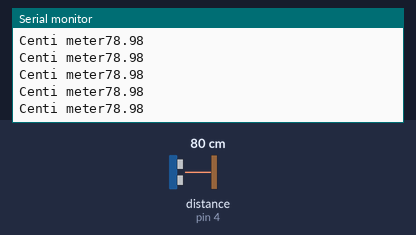
Recording of a sketch running on a simulated Arduino Uno, built with avr-gcc and run on an emulated ATmega328P. On the bench: the last lines printed to the serial monitor. Wiring (inferred from the names in the program): ultrasonic range finder: trigger pin 6; echo pin 4. Inputs (shaded band) come from the test bench; at power-on: distance to the obstacle (sensor on pin 4) 80 cm. The echo pulse lasts 58.3 µs per cm.

Above: at 1.2 s.
1.3 s: distance to the obstacle (sensor on pin 4) set to 2 cm
At 2.2 s:
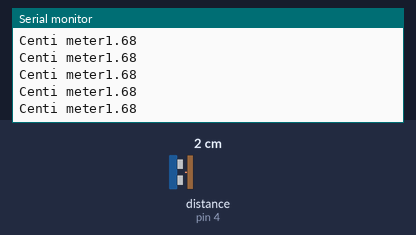
4.3 s: distance to the obstacle (sensor on pin 4) set to 120 cm
At 4.9 s:
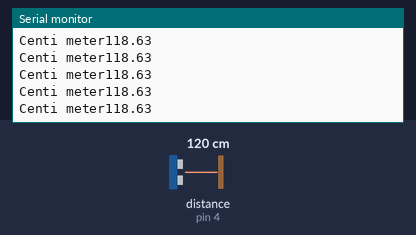
7.3 s: distance to the obstacle (sensor on pin 4) set to 18 cm
At 7.9 s:
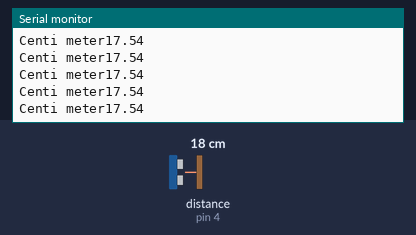
10.3 s: distance to the obstacle (sensor on pin 4) set to 4 cm
At 11.3 s:
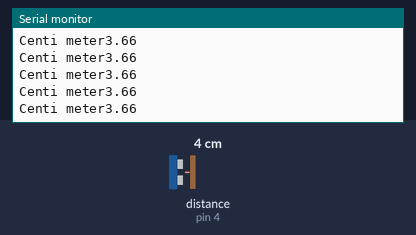
Timing chart, 0 to 13.3 s (numbered marks = the images above; inputs shaded):
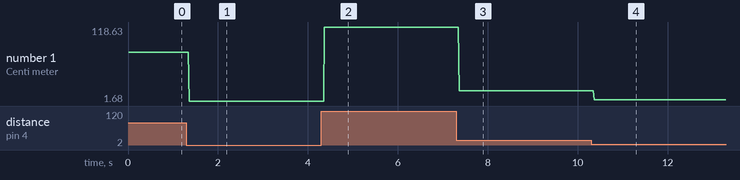

The sketch:

ultrasonic_sensor1__1_.ino
```cpp
void setup()
{
  Serial.begin(9600);
  pinMode(6,OUTPUT); // Set Trigger pin to 6 As Output
  pinMode(4,INPUT); // set Echo pin to 4 as Input
}
void loop()
{
  digitalWrite(6,LOW);
  delayMicroseconds(2);
  digitalWrite(6,HIGH);
  delayMicroseconds(10);
  digitalWrite(6,LOW);
  long duration= pulseIn(4,HIGH);
  float distance = 0.034* duration / 2;
  Serial.println(distance);
  Serial.print("Centi meter");
}
```

Measured:
- after the input at 1.3 s, the serial monitor: prints a new line after 0.06 s (image 1)
- after the input at 4.3 s, the serial monitor: prints a new line after 0.07 s (image 2)
- after the input at 7.3 s, the serial monitor: prints a new line after 0.07 s (image 3)
- after the input at 10.3 s, the serial monitor: prints a new line after 0.06 s (image 4)
- plotted number 1: 78.98 → 1.68 after the input at 1.3 s, 1.68 → 118.63 after the input at 4.3 s, 118.63 → 17.54 after the input at 7.3 s, 17.54 → 3.66 after the input at 10.3 s
